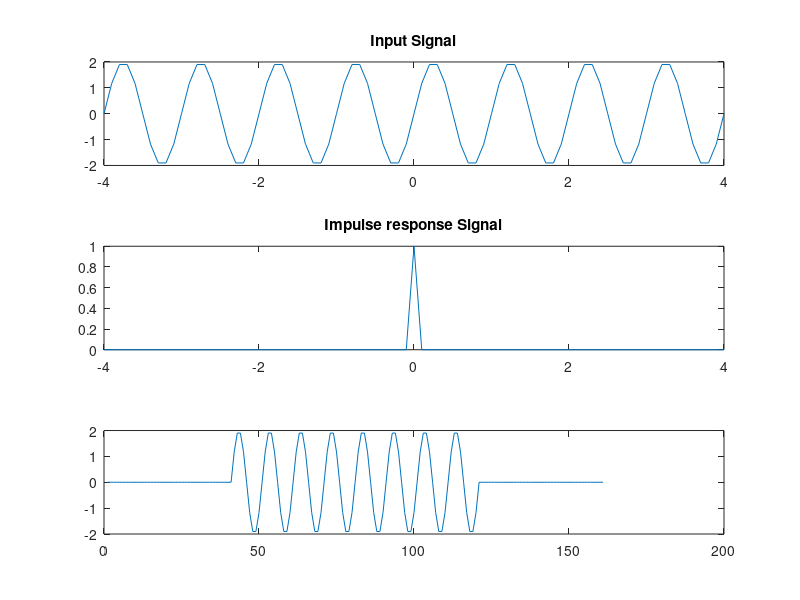

Write the MATLAB code that produced this figure.
%%Input Signal
a=2;
f=1;
t=-4:.1:4;
y1=a*sin(2*pi*f*t);

y2=zeros(size(t));
y2(t==0)=1;

subplot(311);
plot(t,y1);
title('Input Signal');

subplot(312);
plot(t,y2);
title('Impulse response Signal');

conv(y1,y2);
subplot(313);
plot(ans);